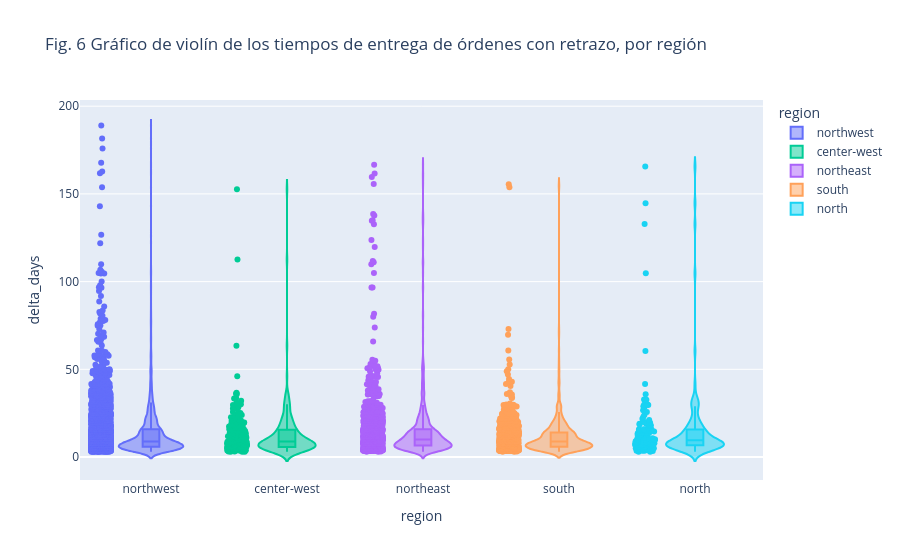

The code cell stored with this chart in its notebook:
### Code cell
fig = px.violin(delivered.filter(
    pl.col("delay_status") == 'long_delay'
),
    x="region",
    y="delta_days",
    color="region",
    box=True, points="all",
    title="Fig. 6 Gráfico de violín de los tiempos de entrega de órdenes con retrazo, por región"
)

fig.show()

### Figure 1 — Plotly figure (JSON) as saved in the notebook; plotly's stock layout.template omitted (floating-point values rounded to 4 significant figures; data arrays with more than 128 entries replaced by an {"elided": "..."} marker saying what was removed)
{"data": [{"alignmentgroup": "True", "box": {"visible": true}, "hovertemplate": "region=%{x}<br>delta_days=%{y}<extra></extra>", "legendgroup": "northwest", "marker": {"color": "#636efa"}, "name": "northwest", "offsetgroup": "northwest", "orientation": "v", "points": "all", "scalegroup": "True", "showlegend": true, "type": "violin", "x": {"elided": "3141 str values"}, "x0": " ", "xaxis": "x", "y": {"elided": "3141 float values"}, "y0": " ", "yaxis": "y"}, {"alignmentgroup": "True", "box": {"visible": true}, "hovertemplate": "region=%{x}<br>delta_days=%{y}<extra></extra>", "legendgroup": "center-west", "marker": {"color": "#00cc96"}, "name": "center-west", "offsetgroup": "center-west", "orientation": "v", "points": "all", "scalegroup": "True", "showlegend": true, "type": "violin", "x": {"elided": "221 str values"}, "x0": " ", "xaxis": "x", "y": {"elided": "221 float values"}, "y0": " ", "yaxis": "y"}, {"alignmentgroup": "True", "box": {"visible": true}, "hovertemplate": "region=%{x}<br>delta_days=%{y}<extra></extra>", "legendgroup": "northeast", "marker": {"color": "#ab63fa"}, "name": "northeast", "offsetgroup": "northeast", "orientation": "v", "points": "all", "scalegroup": "True", "showlegend": true, "type": "violin", "x": {"elided": "964 str values"}, "x0": " ", "xaxis": "x", "y": {"elided": "964 float values"}, "y0": " ", "yaxis": "y"}, {"alignmentgroup": "True", "box": {"visible": true}, "hovertemplate": "region=%{x}<br>delta_days=%{y}<extra></extra>", "legendgroup": "south", "marker": {"color": "#FFA15A"}, "name": "south", "offsetgroup": "south", "orientation": "v", "points": "all", "scalegroup": "True", "showlegend": true, "type": "violin", "x": {"elided": "683 str values"}, "x0": " ", "xaxis": "x", "y": {"elided": "683 float values"}, "y0": " ", "yaxis": "y"}, {"alignmentgroup": "True", "box": {"visible": true}, "hovertemplate": "region=%{x}<br>delta_days=%{y}<extra></extra>", "legendgroup": "north", "marker": {"color": "#19d3f3"}, "name": "north", "offsetgroup": "north", "orientation": "v", "points": "all", "scalegroup": "True", "showlegend": true, "type": "violin", "x": {"elided": "133 str values"}, "x0": " ", "xaxis": "x", "y": {"elided": "133 float values"}, "y0": " ", "yaxis": "y"}], "layout": {"legend": {"title": {"text": "region"}, "tracegroupgap": 0}, "title": {"text": "Fig. 6 Gráfico de violín de los tiempos de entrega de órdenes con retrazo, por región"}, "violinmode": "overlay", "xaxis": {"anchor": "y", "categoryarray": ["northwest", null, "center-west", "northeast", "south", "north"], "categoryorder": "array", "domain": [0, 1], "title": {"text": "region"}}, "yaxis": {"anchor": "x", "domain": [0, 1], "title": {"text": "delta_days"}}}}
